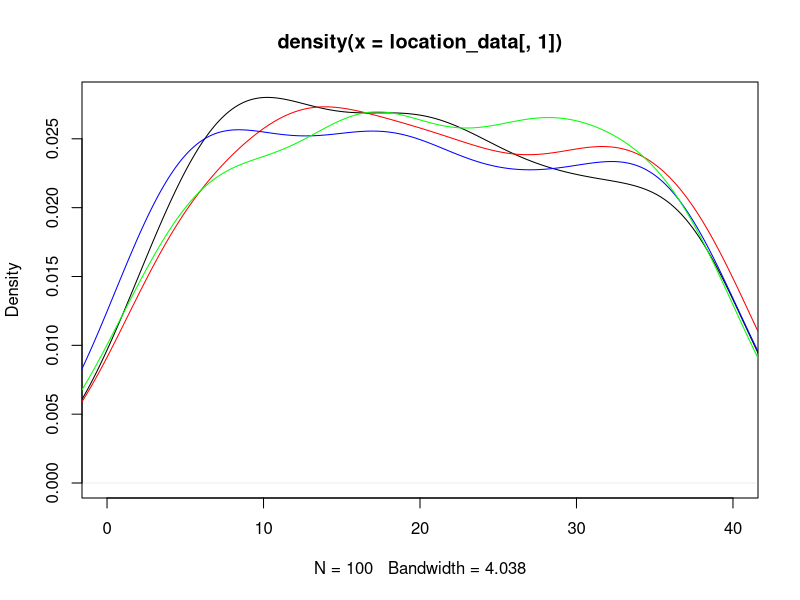
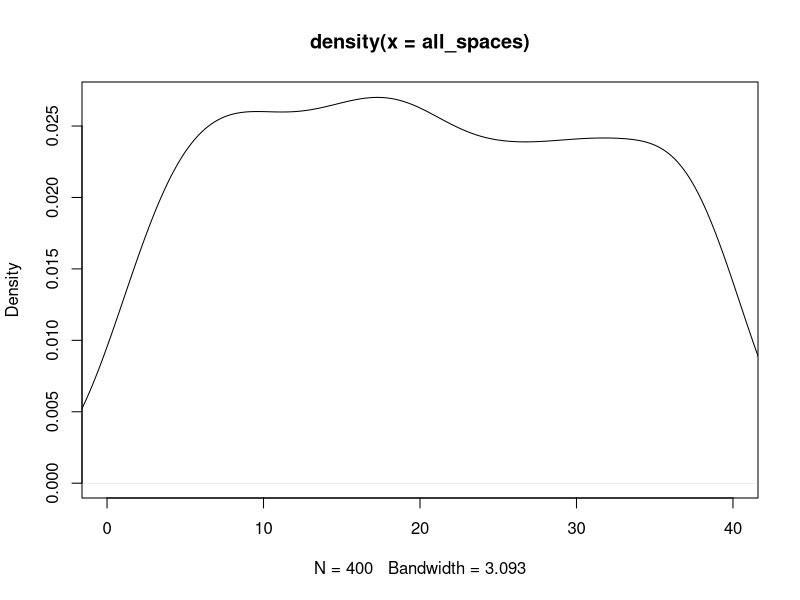
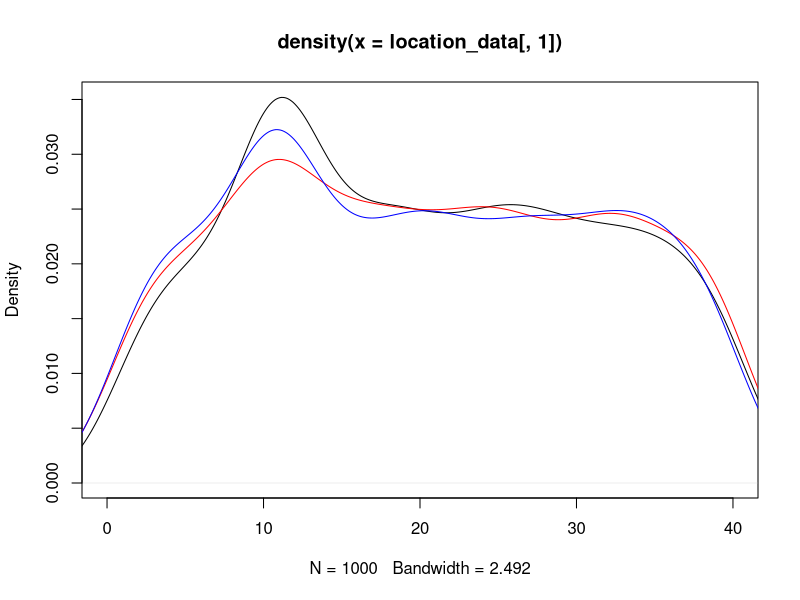
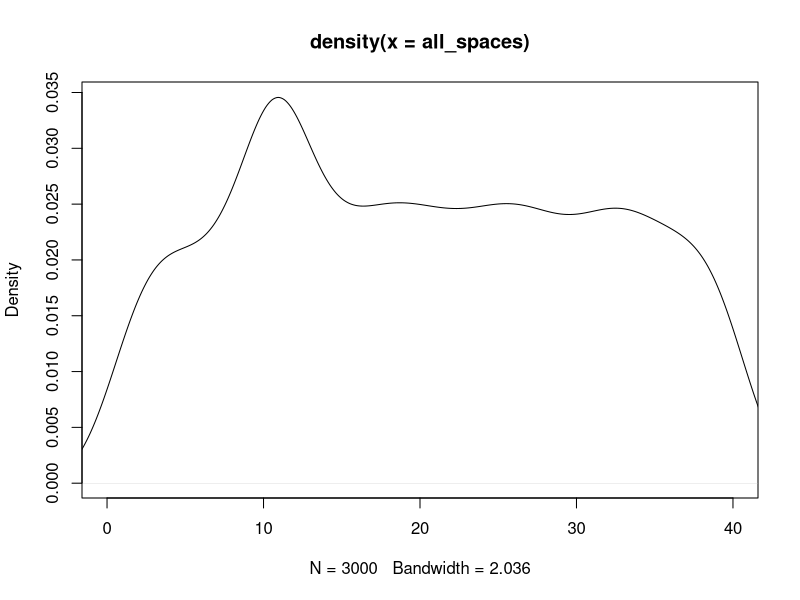
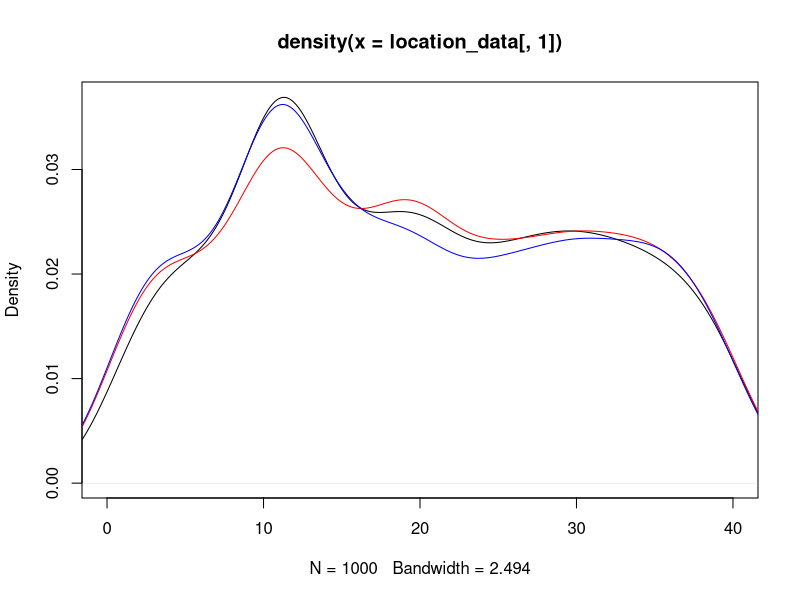
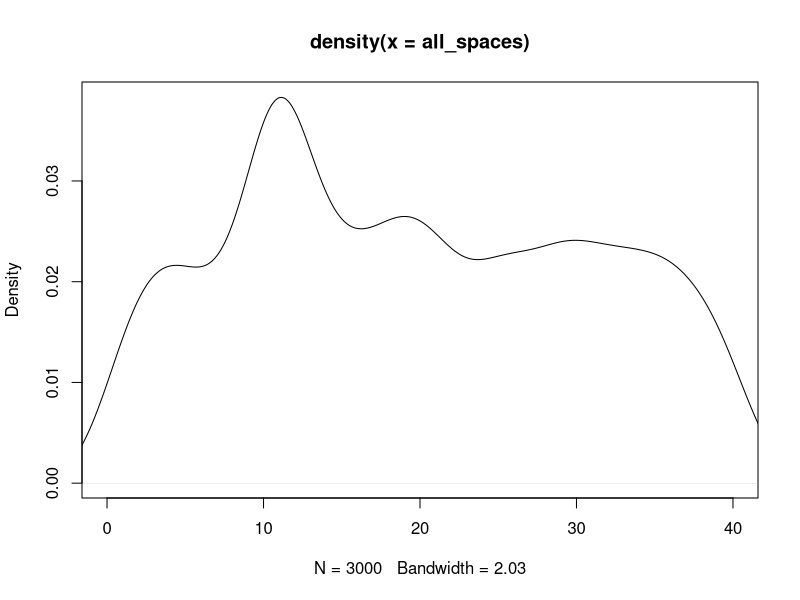

These figures' R source, in order: (Note: this script raises an error after producing the figures.)
## ---- chunk 1
knitr::opts_chunk$set(echo = TRUE)
## ---- chunk 2
#libraries
library(dplyr)
library(ggplot2)
## ---- chunk 3
#Kayleigh
##LET'S GET MOVING

monopolyBoard <- read.csv("MonopolyBoard.csv", header = T)
monopolyBoard

# Using dice rolls to determine where a player will land on the board
#input: "location"; a number 1-40; where the player is on the board
#output: the amount of spaces the player will move until they are on their new location

#note that this is only accounting for standard dice rolls, no special rules yet...

lets_move = function(location) {
  dice_roll_1 <- sample(1:6, 1, replace = TRUE)
  dice_roll_2 <- sample(1:6, 1, replace = TRUE)
  
  roll_total <- sum(dice_roll_1, dice_roll_2)
  roll_double <- dice_roll_1 == dice_roll_2
  
    location = location + roll_total
    
  if (location <= 40) {
    location = location
  } else {
    location = location - 40
  }
  
  space = monopolyBoard$name[monopolyBoard$spaces == location]
  
  print("You're moving forward...")
  print(roll_total)
  
  print("You're on space...")
  print(location)
  
  #print(space) #This prints out the name of the space that they land on. 
}

#testers
lets_move(1)
lets_move(25)
lets_move(38)
lets_move(40)



#A function to move players around the board and to play Monopoly!
#input: "turns"; the amount of turns we should take
#output: a player's new location on the board

lets_play = function(turns) {
  location = 1
  print("Starting Location: GO!")
  for (i in 1:turns) {
    location = lets_move(location)
  }
  print("You've landed on...")
  return(location)
}



lets_play(10) #tester #in this example if you look at a reference monopoly board and "walk" your way around the board with each move being the number in each output, you'll land on the space on the board corresponding to the final output (when counting "GO" as 1 and/or 40) 

#testers 
#"lets_move" and "lets_play" have both been edited to print out phrases for each roll and move to make it easier to determine how the player is moving. 
#"You're moving forward..." gives the player's roll
#"You're on space..." is the players position after 1 turn/"lets_move"
  # Later try to switch this print statement to the name of the spot that the player is on 
#"You've landed on..." gives the final location after running "lets_play" for "x" turns.
  # Later try to switch this print statement to the name of the spot that the player is on 

lets_play(3)
lets_play(10)

## ---- chunk 4
##DOUBLE DOWN

##WORK IN PROGRESS

#A function using dice rolls to determine how many spaces a player will move with the additional rules for "doubles" in Monopoly
#input: "location"; a number 1-40 where the player is on the board
#outut: the number of spaces the player will move on the board, with the special case of rolling three "doubles" and landing in jail
double_down = function(location) {
  dice_roll_1 <- sample(1:6, 1, replace = TRUE)
  dice_roll_2 <- sample(1:6, 1, replace = TRUE)
  
  roll_total <- sum(dice_roll_1, dice_roll_2)
  roll_double <- dice_roll_1 == dice_roll_2
  
  print("roll was")
  print(roll_total)
    
  if (roll_double) {
    
    dice_roll_3 <- sample(1:6, 1, replace = TRUE)
    dice_roll_4 <- sample(1:6, 1, replace = TRUE)
    
    roll_total_2 <- sum(dice_roll_3, dice_roll_4)
    roll_double_2 <- dice_roll_3 == dice_roll_4
    
    print("roll double was")
    print(roll_total_2)

    
    if (roll_double_2) {
      dice_roll_5 <- sample(1:6, 1, replace = TRUE)
      dice_roll_6 <- sample(1:6, 1, replace = TRUE)
      
      roll_total_3 <- sum(dice_roll_5, dice_roll_6)
      roll_double_3 <- dice_roll_5 == dice_roll_6
      
      print("roll double was")
      print(roll_total_3)
      
      if (roll_double_3) {
        location = 11 #Jail
        print("doubles, doubles, doubles")
        print("You're going to JAIL!")
        
      } else {
        location = location + roll_total + roll_total_2 + roll_total_3
        print("doubles, doubles, not doubles")
        print("You're moving forward...")
        print(roll_total + roll_total_2 + roll_total_3)
      }
    } else {
      location = location + roll_total + roll_total_2
      print("doubles, not doubles")
      print("You're moving forward...")
      print(roll_total+roll_total_2)
    }
  } else {
    location = location + roll_total
    print("no doubles")
    print("You're moving forward...")
    print(roll_total)
  }

    
  if (location <= 40) {
    location = location
  } else {
    location = location - 40
  }

  
  print("You're on space...")
  print(location)
}

double_down(1)
#text out in the function is kinda funky right but it's just to make sure its working right
#In final version switch all dice rolls to sample(1:6,...)

## ---- chunk 5
##CHANCE AND COMMUNITY CHEST CARDS
Card_Numbers <- c(1, 2, 3, 4, 5, 6, 7, 8, 9, 10, 11, 12, 13, 14, 15, 16)

Chance_Cards <- c("Advance to Boardwalk", "Advance to Go (Collect $200)", "Advance to Illinois Avenue. If you pass Go, collect $200", "Advance to St. Charles Place. If you pass Go, collect $200", "Advance to the nearest Railroad. If unowned, you may buy it from the Bank. If owned, pay owner twice the rental to which they are otherwise entitled", "Advance to the nearest Railroad. If unowned, you may buy it from the Bank. If owned, pay owner twice the rental to which they are otherwise entitled", "Advance token to nearest Utility. If unowned, you may buy it from the Bank. If owned, throw dice and pay owner a total ten times amount thrown", "Bank pays you dividend of $50", "Get Out of Jail Free", "Go Back 3 Spaces", "Go to Jail. Go directly to Jail, do not pass Go, do not collect $200", "Make general repairs on all your property. For each house pay $25. For each hotel pay $100", "Speeding fine $15", "Take a trip to Reading Railroad. If you pass Go, collect $200", "You have been elected Chairman of the Board. Pay each player $50", "Your building loan matures. Collect $150")

Chance <- data.frame(Chance_Cards, Card_Numbers)
Chance
##Chance cards to move a player to a new space:
  #1 -> Advance to Boardwalk (space 40)
  #2 -> Advance to Go (space 1)
  #3 -> Advance to Illinois Avenue (space 25)
  #4 -> Advance to St. Charles Place (space 12)
  #5 -> Advance to nearest Railroad (space(s) 6, 16, 26, 36)
  #6 -> Advance to nearest Railraod (space(s) 6, 16, 26, 36)
  #7 -> Advance to nearest Utility (space(s) 13, 29)
  #11 -> Go to Jail (space 11)
  #14 -> Take a trip to Reading Railroad (space 6)

Community_Chest_Cards <- c("Advance to Go (Collect $200)", "Bank error in your favor. Collect $200", "Doctor’s fee. Pay $50", "From sale of stock you get $50", "Get Out of Jail Free", "Go to Jail. Go directly to jail, do not pass Go, do not collect $200", "Holiday fund matures. Receive $100", "Income tax refund. Collect $20", "It is your birthday. Collect $10 from every player", "Life insurance matures. Collect $100", "Pay hospital fees of $100", "Pay school fees of $50", "Receive $25 consultancy fee", "You are assessed for street repair. $40 per house. $115 per hotel", "You have won second prize in a beauty contest. Collect $10", "You inherit $100")

Community_Chest <- data.frame(Community_Chest_Cards, Card_Numbers)
Community_Chest

##Community Chest Cards that move a player to a new space:
  #1 -> Advance to GO (space 1)
  #5 -> Go to Jail (space 11)

## ---- chunk 6
# heidi

#the function "who_goes_first" simulates the initial roll before the game begins in order to determine which player goes first
# input is a number of how many players are going to be playing
# output is the value of each players roll and the player that will start the game based on who had the highest roll
who_goes_first <- function(num_players){
  initial_rolls <- c()
  for (i in 1:num_players) {
    player_i_roll <- sum(sample(1:6, 2, replace=TRUE))
    initial_rolls <- c(initial_rolls, player_i_roll) # vector of every player's roll
    print(paste("Player", i, "rolled", player_i_roll))
  }
  cat("\n")
  if(sum(initial_rolls == max(initial_rolls)) >= 2){
    while (sum(initial_rolls == max(initial_rolls)) >= 2) { # if players tied for highest number
      tied_players <- which(initial_rolls==max(initial_rolls)) # identify which players tied
      print("It's a tie! Roll again")
      cat("\n")
      tie_breaker_rolls <- c()
      for (i in tied_players) { # tied players roll again
       player_i_roll2 <- sum(sample(1:6, 2, replace=TRUE))
       tie_breaker_rolls <- c(tie_breaker_rolls, player_i_roll2)
       print(paste("Player", i, "rolled", player_i_roll2))
      }
      initial_rolls <- tie_breaker_rolls
      highest_roll <- max(tie_breaker_rolls)
      highest_player2 <- tied_players[which(tie_breaker_rolls == highest_roll)]
    }
    cat("\n")
    print(paste("Player", highest_player2, "goes first!"))
  }
  else {
    highest_player <- which.max(initial_rolls) # who rolled the highest number
    print(paste("Player", highest_player, "goes first!"))
  }
}

who_goes_first(4) # test function

## ---- chunk 7
# Olivia
# Website for data: https://stat-jet-asu.github.io/Datasets/InstructorDescriptions/monopoly.html

monopolyBoard <- read.csv("MonopolyBoard.csv", header = T)
head(monopolyBoard)

# Kayleigh's lets_play function from above incorporating players and density plots
# uses lets_move function from above
# input: turns, # of turns to iterate through; players, number of players (2-4)
# output: density plot with a line for each player's frequency of spaces landed on 
# & density plot for the combined frequency of spaces landed on for all players

lets_play = function(turns, players) {
  location_data <- as.data.frame(matrix(nrow = turns, ncol = players))
  
for (j in 1:players) {
  location = 1
  
  for (i in 1:turns) {
    
    location = lets_move(location)
    location_data[i,j] <- location
    }
  }
  
  # creates density plot of frequency of landing on each space for each player
  plot(density(location_data[,1]), xlim = c(0,40), col = "black")
  
  colors <- c("red", "blue", "green")
  
  for (k in 2:players) {
  lines(density(location_data[,k]), col = colors[k-1]) # adds a density line for each player after the first
  }
  
  # creates density plot for total frequency landing on each space (all players spaces included)
  all_spaces <- as.vector(as.matrix(location_data))
  plot(density(all_spaces), xlim = c(0,40), col = "black")
  
}
lets_play(100, 4)

## ---- chunk 8
# 3 -- including jail and double rolls

lets_move2 = function(location) {
  dice_roll_1 <- sample(1:6, 1, replace = TRUE)
  dice_roll_2 <- sample(1:6, 1, replace = TRUE)
  
  roll_total <- sum(dice_roll_1, dice_roll_2)
  roll_double <- dice_roll_1 == dice_roll_2
  
    location = location + roll_total # updates location to be previous location + roll total
    double3 = "false" # double3 is assigned "true" if the player double rolls 3x (as seen in if statement below), otherwise it is assigned "false" 
    
  # first double roll -> roll again
  if (roll_double == TRUE) {
    dice_roll_3 <- sample(1:6, 1, replace = TRUE)
    dice_roll_4 <- sample(1:6, 1, replace = TRUE)
    
    roll_total2 <- sum(dice_roll_3, dice_roll_4)
    roll_double2 <- dice_roll_3 == dice_roll_4
    
    location = location + roll_total2
    double3 = "false"
    
    # if player is at a location past 40, subtract 40 so they go back to the GO space at location "41"
    # this is included in each if statement below so that it applies if player has to roll again
    if (location <= 40) {
      location = location
    } else {
      location = location - 40
    }
     
      # second double roll -> roll again
      if (roll_double2 == TRUE) {
        dice_roll_5 <- sample(1:6, 1, replace = TRUE)
        dice_roll_6 <- sample(1:6, 1, replace = TRUE)
    
        roll_total3 <- sum(dice_roll_5, dice_roll_6)
        roll_double3 <- dice_roll_5 == dice_roll_6
    
        location = location + roll_total3
        double3 = "false"
        
        if (location <= 40) {
          location = location
        } else {
          location = location - 40
        }
        
        # third double roll -> go to jail
          if (roll_double3 == TRUE) {
            location = monopolyBoard$spaces[monopolyBoard$name == "Jail"]
            double3 = "true"
          }
      }
  }  
    
  if (location <= 40) {
    location = location
  } else {
    location = location - 40
  }
  
  listdata <- (list(location, double3)) # creates list for outputs "location" and "double3"
  # if you need to access location from this function, use lets_move2(location)[[1]]
  # if you need to access double3, use lets_move2(double3)[[2]]
  return(listdata)
  
}




lets_play2 = function(turns, players) {
  
  location_data <- as.data.frame(matrix(nrow = turns, ncol = players)) # dataframe will keep data for locations of players for each turn
  double3data <- as.data.frame(matrix(nrow = turns, ncol = players)) # dataframe will say "true" if player double rolled 3x (which lands them in jail) and "false" if they didn't double roll 3x
  
  for (j in 1:players) { # rotates through each player
    location = 1 # each player starts at location 1
    double3 = 0 # initializing "double3" which will be later assigned a "true" or "false" based on if player double rolled 3x
  
    for (i in 1:turns) { # iterates through number of turns
      
        location = lets_move2(location)[[1]] # takes location from lets_move2 function and assigns it to location
        location_data[i,j] <- as.integer(location) # puts location value into the dataframe of locations for each player
        double3data[i,j] <- lets_move2(double3)[[2]] # takes "true" or "false" value from double3 and adds it to double3data dataframe
        
      # deals with landing in jail from "go to jail" space and staying there for next 3 turns
      if (31 %in% location_data[i-1,j]) { # if you landed on 31 in the last turn (i-1 turn), you go to jail (space 11) for the ith turn
        location <- 11
        location_data[i,j] <- as.integer(location) # new location is 11
      } else if (11 %in% location_data[i-1,j] & 31 %in% location_data[i-2,j]) { # if you were on space 11 last turn AND you were on space 31 2 turns ago, you stay in jail (space 11) for turn i
        location <- 11
        location_data[i,j] <- as.integer(location)
      } else if (11 %in% location_data[i-2,j] & 31 %in% location_data[i-3,j]) {
        location <- 11
        location_data[i,j] <- as.integer(location)
      }
        
      # landing in jail from 3x double roll and staying there for next 3 turns
      if (11 %in% location_data[i,j] & "true" %in% double3data[i-1,j]) { # if player's location is 11 (jail) and double3data is"true" (player double rolled 3x), player stays in jail. all 3 if/else if statements keep player in jail for the next 3 turns
        location <- 11
        location_data[i,j] <- as.integer(location)
      } else if (11 %in% location_data[i-1,j] & "true" %in% double3data[i-2,j]) { # 
        location <- 11
        location_data[i,j] <- as.integer(location)
      } else if (11 %in% location_data[i-2,j] & "true" %in% double3data[i-3,j]) {
        location <- 11
        location_data[i,j] <- as.integer(location)
      }
        
    }
  }
  #print(location_data)
  
  # creates density plot of frequency of landing on each space for each player
  plot(density(location_data[,1]), xlim = c(0,40), col = "black")
  
  colors <- c("red", "blue", "green")
  
  for (k in 2:players) {
    lines(density(location_data[,k]), col = colors[k-1]) # adds a density line for each player after the first
  }
  
  # creates density plot for total frequency landing on each space (all players spaces included)
  all_spaces <- as.vector(as.matrix(location_data))
  plot(density(all_spaces), xlim = c(0,40), col = "black")
  
}
 
lets_play2(1000, 3)

# how should we go about recording spaces landed on when double rolls occur?

Chance
Community_Chest
## ---- chunk 9
#4 - Kayleigh and Maddie 
#Chance - spaces 8, 23, 37
#Community Chest - spaces 3, 18, 34
Chance

Drawing_Chance = function(location) {
  location = location
  draw_card <- sample(1:16, 1, replace = TRUE)
  player_card <- Chance$Chance_Cards[draw_card]
  print(player_card)
  
      if(draw_card == 1) {
        location = 1
      }
      
      if(draw_card == 2) {
        location = 1
      }
      
      if(draw_card == 3) {
        location = 25
      }
  
      if(draw_card == 4){
        location = 12
      }
    
      if(draw_card == 5){
        if(location >= 37 && location <= 5){
              location = 6
            } else {
              if (location >= 6 && location <= 15){
                location = 16
              } else {
                if(location >= 16 && location <= 25){
                  location = 26
                } else {
                  location = 36
                }
              }
            }
    }
  
    if(draw_card == 6){
        if(location >= 37 && location <= 5){
              location = 6
            } else {
              if (location >= 6 && location <= 15){
                location = 16
              } else {
                if(location >= 16 && location <= 25){
                  location = 26
                } else {
                  location = 36
                }
              }
            }
    }
  
    if(draw_card == 7){
        if(location >= 29 && location <= 12){
              location = 13
            } else {
              location = 29
    }
  }
  
    if(draw_card == 11) {
      location = 11
    }
  
    if(draw_card == 14) {
      location = 6
    }
  
    if(draw_card == 10) {
      location = location - 3
    }
  
    location = location
    return(location)
}

Drawing_Community_Chest = function(location) {
  location = location
  draw_card_chest <- sample(1:16, 1, replace = TRUE)
  player_card_chest <- Community_Chest$Community_Chest_Cards[draw_card_chest]
  print(player_card_chest)
  print(location)
  
  if (draw_card_chest == 1) {
    location = 1
  } else {
    if (draw_card_chest == 6) {
    location = 11
    } else {
      location = location
    }
  
  }
  
  location = location 
  return(location)
}


lets_move3 = function(location) {
  dice_roll_1 <- sample(1:6, 1, replace = TRUE)
  dice_roll_2 <- sample(1:6, 1, replace = TRUE)
  
  roll_total <- sum(dice_roll_1, dice_roll_2)
  roll_double <- dice_roll_1 == dice_roll_2
  
    location = location + roll_total
    double3 = "false"

  if (location <= 40) {
      location = location
  } else {
      location = location - 40
  }

  
  if(location == 8 || location == 23 || location == 27) {
    location = Drawing_Chance(location)

  }
  
  if(location == 3 || location == 18 || location == 34) {
    location = Drawing_Community_Chest(location)

  }
    
  # first double roll -> roll again
  if (roll_double == TRUE) {
    dice_roll_3 <- sample(1:6, 1, replace = TRUE)
    dice_roll_4 <- sample(1:6, 1, replace = TRUE)
    
    roll_total2 <- sum(dice_roll_3, dice_roll_4)
    roll_double2 <- dice_roll_3 == dice_roll_4
    
    location = location + roll_total2
    double3 = "false"
    
    if (location <= 40) {
      location = location
    } else {
      location = location - 40
    }
    
    
    if(location == 8 || location == 23 || location == 27) {
    location = Drawing_Chance(location)
    }
  
  if(location == 3 || location == 18 || location == 34) {
    location = Drawing_Community_Chest(location)
    }
     
      # second double roll -> roll again
      if (roll_double2 == TRUE) {
        dice_roll_5 <- sample(1:6, 1, replace = TRUE)
        dice_roll_6 <- sample(1:6, 1, replace = TRUE)
    
        roll_total3 <- sum(dice_roll_5, dice_roll_6)
        roll_double3 <- dice_roll_5 == dice_roll_6
    
        location = location + roll_total3
        double3 = "false"
        
        if (location <= 40) {
          location = location
        } else {
          location = location - 40
        }
        
        if(location == 8 || location == 23 || location == 27) {
          location = Drawing_Chance(location)
        }
  
        if(location == 3 || location == 18 || location == 34) {
          location = Drawing_Community_Chest(location)
         
        }
        
        # third double roll -> go to jail
          if (roll_double3 == TRUE) {
            location = monopolyBoard$spaces[monopolyBoard$name == "Jail"]
            double3 = "true"
          }
      }
  }  
   
  location = location 
  listdata <- (list(location, double3))
  return(listdata)
  
}

lets_move3(1)


lets_play3 = function(turns, players) {
  
  location_data <- as.data.frame(matrix(nrow = turns, ncol = players))
  double3data <- as.data.frame(matrix(nrow = turns, ncol = players))
  
  for (j in 1:players) {
    location = 1
    double3 = 0
  
    for (i in 1:turns) {
      
        location = lets_move3(location)[[1]]
        location_data[i,j] <- as.integer(location)
        double3data[i,j] <- lets_move3(double3)[[2]]
        
      # deals with landing in jail from "go to jail" space and staying there for next 3 turns
      if (31 %in% location_data[i-1,j]) { # if you land on 31 (go to jail), next location is in jail (space 11)
        location <- 11
        location_data[i,j] <- as.integer(location)
      } else if (11 %in% location_data[i-1,j] & 31 %in% location_data[i-2,j]) {
        location <- 11
        location_data[i,j] <- as.integer(location)
      } else if (11 %in% location_data[i-2,j] & 31 %in% location_data[i-3,j]) {
        location <- 11
        location_data[i,j] <- as.integer(location)
      }
        
      # landing in jail from 3x double roll and staying there for next 3 turns
      if (11 %in% location_data[i,j] & "true" %in% double3data[i-1,j]) { # "true" means player double rolled 3x -> jail
        location <- 11
        location_data[i,j] <- as.integer(location)
      } else if (11 %in% location_data[i-1,j] & "true" %in% double3data[i-2,j]) { # 
        location <- 11
        location_data[i,j] <- as.integer(location)
      } else if (11 %in% location_data[i-2,j] & "true" %in% double3data[i-3,j]) {
        location <- 11
        location_data[i,j] <- as.integer(location)
      }
        
    }
  }
  #print(location_data)
  
  # creates density plot of frequency of landing on each space for each player
  plot(density(location_data[,1]), xlim = c(0,40), col = "black")
  
  colors <- c("red", "blue", "green")
  
  for (k in 2:players) {
    lines(density(location_data[,k]), col = colors[k-1]) # adds a density line for each player after the first
  }
  
  # creates density plot for total frequency landing on each space (all players spaces included)
  all_spaces <- as.vector(as.matrix(location_data))
  plot(density(all_spaces), xlim = c(0,40), col = "black")
  
}

lets_play3(1000,3)
## ---- chunk 10

monopolyBoard1 <- read.csv("MonopolyBoard.csv", header = T)
head(monopolyBoard1)

kaciesboard <- monopolyBoard1 %>% select(., "name", "type", "color", "spaces")
kaciestibble <- as_tibble(kaciesboard)
kaciestibble

freq <- kaciestibble %>% ggplot(., mapping=aes(x="names" )) +geom_freqpoly()

freq
 
## ---- chunk 11
#hello
dice_roll <- sum(sample(1:6, 2, replace = TRUE))

#Need to figure out how to exchange money between players
Chance_Money <- function(money){
  money = money
  draw_card <- sample(1:16, 1, replace = TRUE)
  player_card <- Chance$Chance_Cards[draw_card]
  print(player_card)
  
  if(draw_card == 2){
    money = money + 200
  }
  
  if(draw_card == 8){
    money = money + 50
  }
  
  if(draw_card == 12){
    if(properties == 5){
      money = money - 125
    }
    if(properties == 6){
      money = money - 150
    }
  }
  
  if(draw_card == 13){
    money = money - 15
  }
  
  if(draw_card == 16){
    money = money + 150
  }
}

#Need to figure out how to exchange money between players
Community_Chest_Money <- function(money){
  money = money
  draw_card <- sample(1:16, 1, replace = TRUE)
  player_card <- Community_Chest$Community_Chest_Cards[draw_card]
  print(player_card)
  
  if(draw_card == 1){
    money = money + 200
  }
  
  if(draw_card == 2){
    money = money + 200
  }
  
  if(draw_card == 3){
    money = money - 50
  }
  
  if(draw_card == 4){
    money = money + 50
  }
  
  if(draw_card == 7){
    money = money + 100
  }
  
  if(draw_card == 8){
    money = money + 20
  }
  
  if(draw_card == 10){
    money = money + 100
  }
  
  if(draw_card == 11){
    money = money - 100
  }
  
  if(draw_card == 12){
    money = money - 50
  }
  
  if(draw_card == 13){
    money = money + 25
  }
  
  if(draw_card == 15){
    money = money + 10
  }
  
  if(draw_card == 16){
    money = money + 100
  }
}

Chance
Community_Chest
## ---- chunk 12
Players <- c("Player 1", "Player 2", "Player 3", "Player 4")
Player_Bank <- c("1250", "1250", "1250", "1250")

The_Players <- data.frame(Player, Player_Bank)
The_Players

monopolyBoard

Property <- c("Mediterranean", "Baltic", "Reading Railroad", "Oriental", "Vermot", "Connecticut", "St. Charles", "Electriv Company", "States", "Virginia", "Pennsylvania Railroad", "St. James", "Tennessee", "New York", "Kentucky", "Indiana", "Illinios", "B&O Railroad", "Atlantic", "Ventnor", "Water Works", "Marvin Gardens", "Pacific", "N. Carolina", "Pennsylvania", "Short Line Railroad", "Park Place", "Boardwalk")
Property_Status <- c("Unowned")
